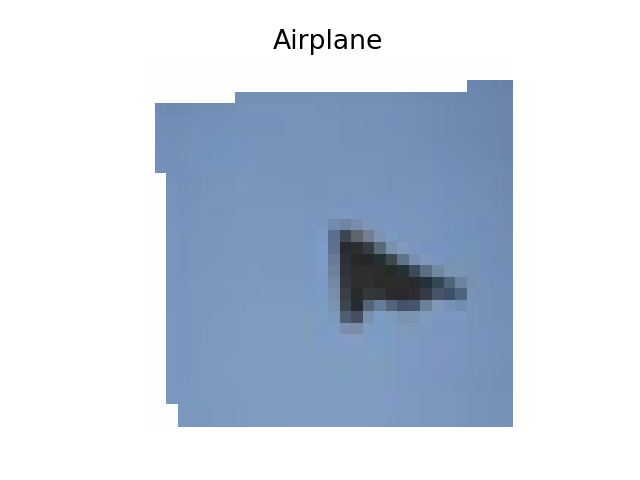
#> input picture dfal-imgs/nx_4_0.png, 640 x 480 px; its folder holds 6 pictures in this run
$ python plot_image_diff.py
#> lines starting #> are read from the running program, lines starting #| are printed output that depends on the picture
# Python example program for image subtraction

from PIL import Image, ImageChops
import numpy as np
import matplotlib.pyplot as plt

image_code = "4_0"

# Paths of two image frames
image1Path = f"./dfal-imgs/nx_{image_code}.png"
image2Path = f"./dfal-imgs/nx_new_{image_code}.png"


# Open the images

image1     = Image.open(image1Path)
#> image1 is the input picture: PIL image 640x480 RGBA; mean R, G, B, A 202, 212.1, 226.2, 255
image2     = Image.open(image2Path)
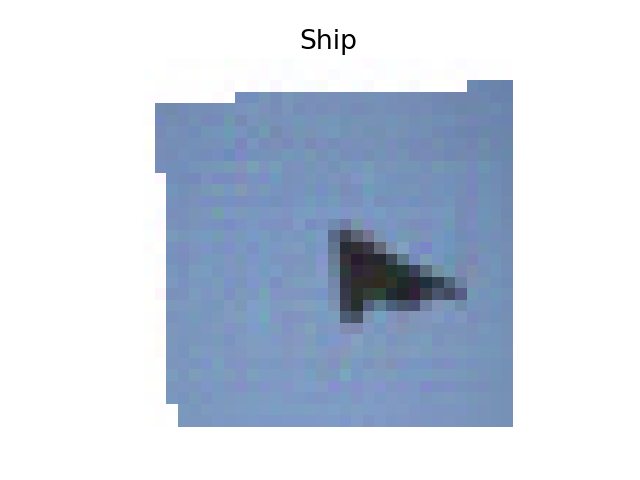
#> input picture dfal-imgs/nx_new_4_0.png, 640 x 480 px
#> image2 is the input picture: PIL image 640x480 RGBA; mean R, G, B, A 202.4, 212, 226.1, 255
image2     = image2.convert("RGBA")
image1     = image1.convert("RGBA")

image3 = ImageChops.subtract(image1, image2, scale=0.1, offset=255)
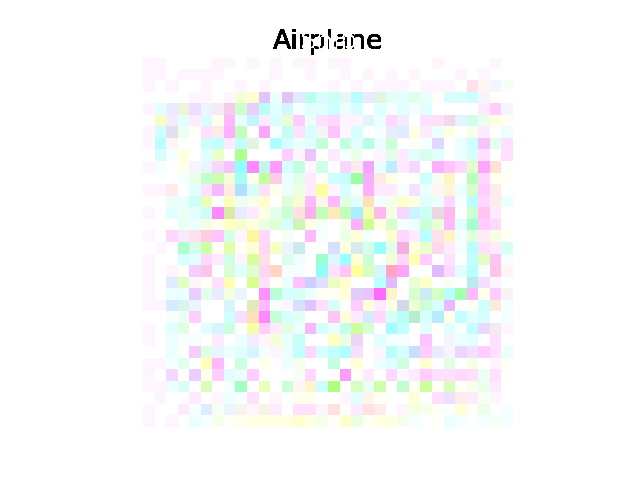
#> image3: PIL image 640x480 RGBA; mean R, G, B, A 248.3, 249.6, 249.8, 255
image3.save(f'./dfal-imgs/nx_{image_code}_diff.png')
